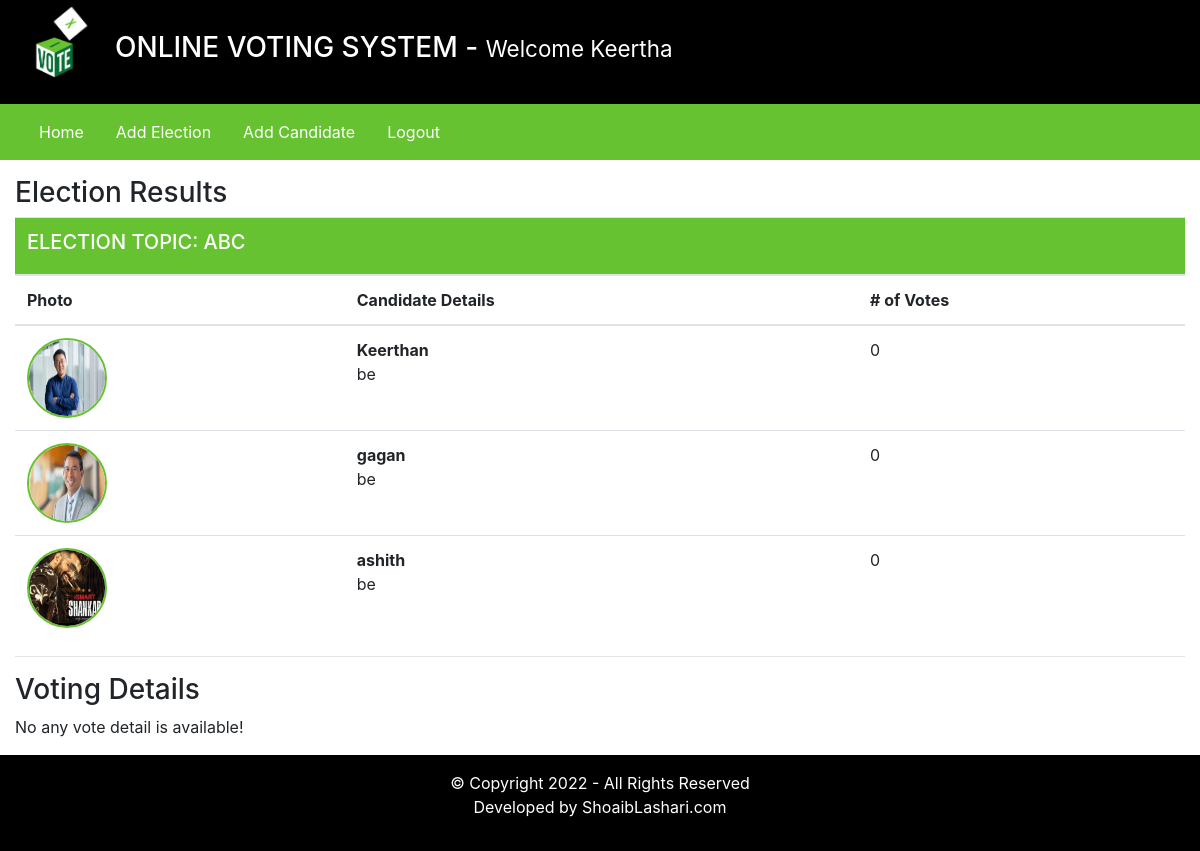
Screenshot of /admin/index.php?viewResult=4 (signed in) with the database file from the repository.
### tables this page shows
CREATE TABLE `elections` (
  `id` int(11) NOT NULL,
  `election_topic` varchar(255) DEFAULT NULL,
  `no_of_candidates` int(11) DEFAULT NULL,
  `starting_date` date DEFAULT NULL,
  `ending_date` date DEFAULT NULL,
  `status` varchar(45) DEFAULT NULL,
  `inserted_by` varchar(255) DEFAULT NULL,
  `inserted_on` date DEFAULT NULL
);

CREATE TABLE `candidate_details` (
  `id` int(11) NOT NULL,
  `election_id` int(11) DEFAULT NULL,
  `candidate_name` varchar(255) DEFAULT NULL,
  `candidate_details` text DEFAULT NULL,
  `candidate_photo` text DEFAULT NULL,
  `inserted_by` varchar(255) DEFAULT NULL,
  `inserted_on` date DEFAULT NULL
);

### admin/inc/viewResults.php (the view, shortened to what this page needs)
<?php
    $election_id = $_GET['viewResult'];
?>
<div class="row my-3">
        <div class="col-12">
            <h3> Election Results </h3>
            <?php
                $fetchingActiveElections = mysqli_query($db, "SELECT * FROM elections WHERE id = '". $election_id ."'") or die(mysqli_error($db));
                $totalActiveElections = mysqli_num_rows($fetchingActiveElections);
                if($totalActiveElections > 0)
                {
                    while($data = mysqli_fetch_assoc($fetchingActiveElections))
                    {
                        $election_id = $data['id'];
                        $election_topic = $data['election_topic'];
                ?>
                        <table class="table">
                            <thead>
                                <tr>
                                    <th colspan="4" class="bg-green text-white"><h5> ELECTION TOPIC: <?php echo strtoupper($election_topic); ?></h5></th>
                                </tr>
                                <tr>
                                    <th> Photo </th>
                                    <th> Candidate Details </th>
                                    <th> # of Votes </th>
                                </tr>
                            </thead>
                            <tbody>
                            <?php
                                $fetchingCandidates = mysqli_query($db, "SELECT * FROM candidate_details WHERE election_id = '". $election_id ."'") or die(mysqli_error($db));
                                while($candidateData = mysqli_fetch_assoc($fetchingCandidates))
                                {
                                    $candidate_id = $candidateData['id'];
                                    $candidate_photo = $candidateData['candidate_photo'];
                                    $fetchingVotes = mysqli_query($db, "SELECT * FROM votings WHERE candidate_id = '". $candidate_id . "'") or die(mysqli_error($db));
                                    $totalVotes = mysqli_num_rows($fetchingVotes);
                            ?>
                                    <tr>
                                        <td> <img src="<?php echo $candidate_photo; ?>" class="candidate_photo"> </td>
                                        <td><?php echo "<b>" . $candidateData['candidate_name'] . "</b><br />" . $candidateData['candidate_details']; ?></td>
                                        <td><?php echo $totalVotes; ?></td>
                                    </tr>
                            <?php
                                }
                            ?>
                            </tbody>
                        </table>
                <?php
                    }
                }else {
                    echo "No any active election.";
                }
            ?>
            <hr>
            <h3>Voting Details</h3>
            <?php
                $fetchingVoteDetails = mysqli_query($db, "SELECT * FROM votings WHERE election_id = '". $election_id ."'");
                $number_of_votes = mysqli_num_rows($fetchingVoteDetails);
                if($number_of_votes > 0)
                {
                    $sno = 1;
            ?>
                    <table class="table">
                        <tr>
                            <th>S.No</th>
                            <th>Voter Name</th>
                            <th>Contact No</th>
                            <th>Voted To</th>
                            <th>Date </th>
                            <th>Time</th>
                        </tr>
            <?php
                    while($data = mysqli_fetch_assoc($fetchingVoteDetails))
                        {
                            $voters_id = $data['voters_id'];
                            $candidate_id = $data['candidate_id'];
                            $fetchingUsername = mysqli_query($db, "SELECT * FROM users WHERE id = '". $voters_id ."'") or die(mysqli_error($db));
                            $isDataAvailable = mysqli_num_rows($fetchingUsername);
                            $userData = mysqli_fetch_assoc($fetchingUsername);
                            if($isDataAvailable > 0)
                            {
                                $username = $userData['username'];
                                $contact_no = $userData['contact_no'];
                            }else {
                                $username = "No_Data";
                                $contact_no = $userData['contact_no'];
                            }
                            $fetchingCandidateName = mysqli_query($db, "SELECT * FROM candidate_details WHERE id = '". $candidate_id ."'") or die(mysqli_error($db));
                            $isDataAvailable = mysqli_num_rows($fetchingCandidateName);
                            $candidateData = mysqli_fetch_assoc($fetchingCandidateName);
                            if($isDataAvailable > 0)
                            {
                                $candidate_name = $candidateData['candidate_name'];
                            }else {
                                $candidate_name = "No_Data";
                            }
                ?>
                            <tr>
                                <td><?php echo $sno++; ?></td>
                                <td><?php echo $username; ?></td>
                                <td><?php echo $contact_no; ?></td>
                                <td><?php echo $candidate_name; ?></td>
                                <td><?php echo $data['vote_date']; ?></td>
                                <td><?php echo $data['vote_time']; ?></td>
                            </tr>
                <?php
                        }
                        echo "</table>";
                    }else {
                        echo "No any vote detail is available!";
                    }
                ?>
        </div>
    </div>

### assets/css/style.css (style rules this page uses)
.text-white { color: #fff; }
.bg-green { background-color: #67C232; }
.candidate_photo { width: 80px; height: 80px; border: 2px solid #67C232; border-radius: 100%; }

### rows the page displays
elections: election_topic "ABC"
candidate_details: candidate_photo (picture), candidate_name "Keerthan", candidate_details "be", totalVotes "0"
candidate_details: candidate_photo (picture), candidate_name "gagan", candidate_details "be", totalVotes "0"
candidate_details: candidate_photo (picture), candidate_name "ashith", candidate_details "be", totalVotes "0"

### other values shown
$_SESSION['username'] "Keertha"
